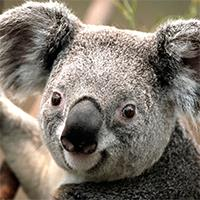
#> input picture Refracted/Input_Images/test2.png, 200 x 200 px, found by its file name
$ python QuadTree.py
#> lines starting #> are read from the running program, lines starting #| are printed output that depends on the picture; after the words box and inside, x2 and y2 are one past the last pixel; in counts of white or black regions, pixels touching at a corner belong together
import numpy as np
import pandas as pd
from scipy.fft import fft, dct, idct
import cv2
import math
from PIL import Image as im

pd.set_option('display.max_rows', 500)
pd.set_option('display.max_columns', 500)

PI = 3.14
IMAGE_ROWS = 8
IMAGE_COLS = 8
QUALITY = 2
RANGE_SIZE = 4
DOMAIN_SIZE = 8

C = []
Ct = []
all_range = []
all_ranges_indexes = []
edge_ranges = []
edge_ranges_indexes = []
edge_domains = []
edge_domains_indexes = []
not_edge_domains = []
not_edge_domains_indexes = []

# hex_squares_case1 = {
#     1: [(0, 0), (0, 1)],
#     2: [(0, 0), (0, 1), (1, 0), (1, 1), (2, 0), (2, 1)],
#     3: [(2, 0), (2, 1), (3, 0), (3, 1)],
#     4: [(0, 1), (0, 2), (0, 3), (1, 1), (1, 2)],
#     5: [(1, 1) ,(1, 2), (2, 1), (2, 2), (2, 3), (3, 1), (3, 2)],
#     6: [(3, 1), (3, 2)],
#     7: [(0, 3)],
#     8: [(0, 3), (1, 2), (1, 3), (2, 3)],
#     9: [(2, 3), (3, 2), (3, 3)]
# }

hex_squares_case1 = {
    1: [(0, 0), 0.25],
    2: [(0, 2), 0.25],
    3: [(0, 0), 0.375, (0, 1), 0.25],
    4: [(0, 0), 0.375, (0, 1), 0.25, (1, 0), 1, (1, 1), 0.5, (2, 0), 0.375, (2, 1), 0.25],
    5: [(2, 0), 0.375, (2, 1), 0.25, (3, 0), 1, (3, 1), 0.5],
    6: [(0, 1), 0.5, (0, 2),1 ,(0, 3), 0.25, (1, 1), 0.25, (1, 2), 0.375],
    7: [(1, 1), 0.25, (1, 2), 0.375, (2, 1), 0.5, (2, 2), 1, (2, 3), 0.25,(3, 1), 0.25,(3, 2), 0.375],
    8: [(3, 1), 0.25, (3, 2), 0.375],
    9: [(0, 3), 0.375],
    10: [(0, 3), 0.375, (1, 2), 0.5, (1, 3), 1, (2, 3), 0.375],
    11: [(2, 3), 0.375, (3, 2), 0.25, (3, 3), 1]
}

hex_squares_case2 = {
    1: [(0, 0), 0.25],
    2: [(0, 0), 0.25, (1, 0), 0.5, (2, 0), 0.25],
    3: [(2, 0), 0.25, (3, 0), 0.5],
    4: [(0, 0), 0.5, (0, 1), 1,  (0, 2), 0.25, (1, 0), (1, 1), 0.375],
    5: [(1, 0), 0.25, (1, 1), 0.375, (2, 0), 0.5, (2, 1), 1, (2, 2), 0.25, (3, 0), 0.25, (3, 1), 0.375],
    6: [(3, 0), 0.25, (3, 1), 0.375],
    7: [(0, 2), 0.375, (0, 3), 0.25],
    8: [(0, 2), 0.375, (0, 3), 0.25, (1, 1), 0.25, (1, 2), 1, (1, 3), 0.5, (2, 2), 0.375, (2, 3), 0.25],
    9: [(2, 2), 0.375, (2, 3), 0.25, (3, 1), 0.25, (3, 2), 1, (3, 3), 0.5],
    10:[(0, 3), 0.5,(1, 3), 0.25],
    11: [(1, 3), 0.25, (2, 3), 0.5],
    12: [(3, 3), 0.25]
}

# hex_squares_case2 = {
#     1: [(0, 0)],
#     2: [(0, 0), (1, 0), (2, 0)],
#     3: [(2, 0), (3, 0)],
#     4: [(0, 0), (0, 1), (0, 2), (1, 0, (1, 1))],
#     5: [(1, 0), (1, 1) ,(2, 0), (2, 1), (2, 2), (3, 0), (3, 1)],
#     6: [(3, 0), (3, 1)],
#     7: [(0, 2), (0, 3)],
#     8: [(0, 2), (0, 3), (1, 1), (1, 2), (1, 3), (2, 2), (2, 3)],
#     9: [(2, 2), (2, 3), (3, 1), (3, 2), (3, 3)],
#     10:[(0, 3), (1, 3)],
#     11: [(1, 3), (2, 3)],
#     12: [(3, 3)]
# }

# hex_squares_case3 = {
#     1: [(0, 0),(0, 1),(1, 0)],
#     2: [(1, 0),(2, 0),(2, 1),(3, 0)],
#     3: [(3, 0)],
#     4: [(0, 1),(0, 2)],
#     5: [(0, 1),(0, 2),(1, 0),(1, 1),(1, 2),(2, 1),(2, 2)],
#     6: [(2, 1),(2, 2),(3, 0),(3, 1),(3, 2)],
#     7: [(0, 2),(0, 3),(1, 2),(1, 3)],
#     8: [(1, 2),(1, 3),(2, 2),(2, 3),(3, 2),(3, 3)],
#     9: [(3, 2),(3, 3)]
# }

hex_squares_case3 = {
    1: [(0, 0), 1, (0, 1), 0.25, (1, 0), 0.375],
    2: [(1, 0), 0.375, (2, 0), 1, (2, 1), 0.25, (3, 0), 0.375],
    3: [(3, 0), 0.375],
    4: [(0, 1), 0.375, (0, 2), 0.25],
    5: [(0, 1), 0.375, (0, 2), 0.25, (1, 0), 0.25, (1, 1), 1, (1, 2), 0.5, (2, 1), 0.375, (2, 2), 0.25],
    6: [(2, 1), 0.375, (2, 2), 0.25, (3, 0), 0.25, (3, 1), 1, (3, 2), 0.5],
    7: [(0, 2), 0.5, (0, 3), 1, (1, 2), 0.5, (1, 3), 0.375],
    8: [(1, 2), 0.25, (1, 3), 0.375, (2, 2), 0.5, (2, 3), 1, (3, 2), 0.25, (3, 3), 0.375],
    9: [(3, 2), 0.25, (3, 3), 0.375],
    10: [(1, 3), 0.25],
    11: [(3, 3), 0.25]
}

##########################################
# Read Data
##########################################

img = cv2.imread('./Test Image/test2.png')
#> img is the input picture: shape (200, 200, 3); mean B, G, R 107.9, 118.4, 126.4
img_gray = cv2.cvtColor(img, cv2.COLOR_BGR2GRAY)
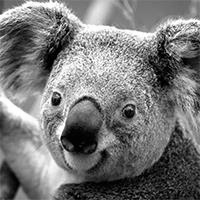
#> img_gray: shape (200, 200); min 0, max 255, mean 119.6
img_blur = cv2.GaussianBlur(img_gray, (3,3), 0)
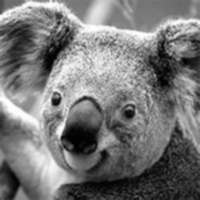
#> img_blur: shape (200, 200); min 1, max 254, mean 119.6
edges = cv2.Canny(image=img_blur, threshold1=100, threshold2=200) # Canny Edge Detection
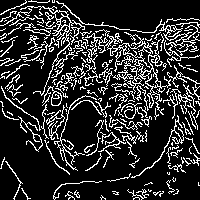
#> edges: shape (200, 200); 18.1% white in thin lines or dots


input_arr = img_gray[0:IMAGE_ROWS, 0:IMAGE_COLS]
print(f"Printing input array: \n {input_arr}")
#| Printing input array:
#|  [[ 83  82  84  93 104 112 113 110]
#|  [ 74  73  76  84  96 104 105 103]
#|  [ 73  72  75  84  97 105 106 105]
#|  [ 75  74  77  87 100 109 110 109]
#|  [ 73  73  76  85  98 107 109 107]
#|  [ 76  75  78  87  99 108 109 107]
#|  [ 81  80  82  91 103 111 112 110]
#|  [ 81  80  82  90 102 109 110 108]]

edges = edges[0:IMAGE_ROWS, 0:IMAGE_COLS]
# print(f"Printing edges array: \n {edges}")

#################################################################
# ALL FUNCTIONS
#################################################################

def create_cosine_matrix(C , Ct):
    matrix_dict = {
        "C": [],
        "Ct": []
    }
    for j in range (0, IMAGE_ROWS):
        C[0][j] = 1.0 / math.sqrt(IMAGE_ROWS)
        Ct[j][0] = C[0][j]

    for i in range (1, IMAGE_ROWS):
        for j in range(0, IMAGE_COLS):
            C[i][j] = math.sqrt(2.0 / IMAGE_ROWS) * math.cos((( 2 * j + 1 ) * i * PI) / (2.0 * IMAGE_ROWS))
            Ct[j][i] = C[i][j]

    matrix_dict["C"] = C
    matrix_dict["Ct"] = Ct
    return matrix_dict

##################################

def perform_DCT(C, Ct, input_arr, intermediate, DCT):
    for i in range(IMAGE_ROWS):
        for j in range(IMAGE_COLS):
            for k in range(IMAGE_ROWS):   # either IMAGE_ROWS or IMAGE_COLS
                intermediate[i][j] += Ct[i][k] * input_arr[k][j]

    for i in range(IMAGE_ROWS):
        for j in range(IMAGE_COLS):
            for k in range(IMAGE_ROWS):
                DCT[i][j] += intermediate[i][k] * C[k][j]
    return DCT

#################################

def quantize(quantum, DCT, quantizedDCT, QUALITY):
    # Defining the quantization matrix
    for i in range (0, IMAGE_ROWS):
        for j in range(0, IMAGE_COLS):
            quantum[i][j] = 1 + ((1 + i + j) * QUALITY)

    # Final updated DCT matrix with quantization
    for i in range (0, IMAGE_ROWS):
        for j in range(0, IMAGE_COLS):
            quantizedDCT[i][j] = DCT[i][j] / quantum[i][j]

    # Converting elements to integers
    for i in range (0, IMAGE_ROWS):
        for j in range(0, IMAGE_COLS):
            quantizedDCT[i][j] = int(quantizedDCT[i][j])
    return quantizedDCT

#################################

def is_edge(block):
    if np.sum(block) > 0:
            return True
    return False

##################################

def check_features(block):
    features = {
        "edge": False
    }
    if (is_edge(block)):
        features["edge"] = True
    return features

##################################

# [16 lines left out: function convert_domain_to_4x4, not called in this run]

##################################

def find_case(i):
    case_info = {
        "case_no": {},
        "hex_count": 0
    }
    if (i % 3 == 0):
        case_info["case_no"] = hex_squares_case1
        case_info["hex_count"] = 9
    elif (i % 3 == 1):
        case_info["case_no"] = hex_squares_case2
        case_info["hex_count"] = 12
    else:
        case_info["case_no"] = hex_squares_case3
        case_info["hex_count"] = 9
    return case_info

##################################

def find_hex_intensity(block, case):
    intensity = {
        1:0,
        2:0,
        3:0,
        4:0,
        5:0,
        6:0,
        7:0,
        8:0,
        9:0,
        10:0,
        11:0,
        12:0
    }
    for key in case:
        sq_pixel_sum = 0
        for i in range(len(case[key])):
            sq_pixel_sum += block[case[key][i][0]][case[key][i][1]] * case[key][i+1]
            i += 2
        # for co_ordinate in case[key]:
        #     sq_pixel_sum += block[co_ordinate[0]][co_ordinate[1]]
        # print(sq_pixel_sum)
        sq_pixel_sum /= len(case[key])
        intensity[key] = (sq_pixel_sum)
    return intensity

##################################

# [42 lines left out: functions find_contrast, find_brightness, find_rms_error, not called in this run]

##################################

def save_image(image_name, IMAGE_ROWS, IMAGE_COLS):
    image_name = im.fromarray(input_arr[0:IMAGE_ROWS, 0:IMAGE_COLS])
    image_name.save('image_name.png')


#################################################################
# Creating Cosine matrix, performing DT and Quantization
#################################################################
C = [[0.0] * IMAGE_COLS for i in range(IMAGE_ROWS)]
Ct = [[0.0] * IMAGE_COLS for i in range(IMAGE_ROWS)]

intermediate  = [[0.0]*IMAGE_COLS for i in range(IMAGE_ROWS)]
DCT  = [[0.0]*IMAGE_COLS for i in range(IMAGE_ROWS)]

quantum = [[0]*IMAGE_COLS for i in range(IMAGE_ROWS)]
quantizedDCT = [[0]*IMAGE_COLS for i in range(IMAGE_ROWS)]

matrix_dict = create_cosine_matrix(C, Ct)
C = matrix_dict["C"]
Ct = matrix_dict["Ct"]
DCT = perform_DCT(C, Ct, input_arr, intermediate, DCT)
#> after the loop in perform_DCT, `for i in range(IMAGE_ROWS):`: intermediate = 8 items
#> DCT = 8 items
quantizedDCT = quantize(quantum, DCT, quantizedDCT, QUALITY)
#> after the loop in quantize, `for i in range (0, IMAGE_ROWS):`: quantizedDCT = [[204, -54, 22, -5, 7, -1, 2, 0], [-34, 11, -5, 1, -1, 0, 0, 0], [21, -6, 3, 0, 1, 0, 0, 0], [-5, 1, 0, 0, 0, 0, 0, 0], [7, -2, 1, 0, 0, 0, 0, 0], [0, 0, 0, 0, 0, 0, 0, 0], [3, -1, 0, 0, 0, 0, 0, 0], [1, 0, 0, 0, 0, 0, 0, 0]]
input_arr = np.array(quantizedDCT)

# Printing matrix
# print(f"\n Cosine Matrix: \n {C}")
# print(f"\n DCT: \n {DCT}")
# print(f"\n Quantized DCT: \n {quantizedDCT}")
print(f"\n Updated input arrray: \n {input_arr}")
#|  Updated input arrray:
#|  [[204 -54  22  -5   7  -1   2   0]
#|  [-34  11  -5   1  -1   0   0   0]
#|  [ 21  -6   3   0   1   0   0   0]
#|  [ -5   1   0   0   0   0   0   0]
#|  [  7  -2   1   0   0   0   0   0]
#|  [  0   0   0   0   0   0   0   0]
#|  [  3  -1   0   0   0   0   0   0]
#|  [  1   0   0   0   0   0   0   0]]

# original_scipy = idct(DCT)
# print(f"\n Inverse DCT using scipy: \n {original_scipy}")

################### DOUBT ##############################

# Do we have to find edges on the original input array or on the transformed quantized DCT array?

#  if find edge on quantized array
    # img_gray = cv2.cvtColor(input_arr, cv2.COLOR_BGR2GRAY)
    # img_blur = cv2.GaussianBlur(img_gray, (3,3), 0)
    # edges = cv2.Canny(image=img_blur, threshold1=100, threshold2=200) # Canny Edge Detection
    # print(f"Printing UPDATED edges array: \n {edges}")

#  But here, cv2.cvtColor(input_arr, cv2.COLOR_BGR2GRAY), input array must be 3d, i.e. color image with 3 channels RGB

#################################################################
# CREATING RANGE POOL AND CLASSIFY
#################################################################

input_arr = np.array(input_arr)
edges = np.array(edges)

no_of_range_in_row = (int)(IMAGE_COLS / 4)
row = 0
col = 0
for i in range(no_of_range_in_row):
    for j in range(no_of_range_in_row):
        temp_range = input_arr[row:row+4, col:col+4]
        all_range.append(temp_range)
        all_ranges_indexes.append((row, col))
        # classifying ranges
        # print(f"Checking features on this array {edges[row:row+4, col:col+4]}")
        features_range = check_features(edges[row:row+4, col:col+4])
        if (features_range["edge"]):
            edge_ranges.append(temp_range)
            edge_ranges_indexes.append((row,col))
        col += 4
    row += 4
    col = 0
#> after the loop, all_range = 4 items; all_ranges_indexes = [(0, 0), (0, 4), (4, 0), (4, 4)]; edge_ranges = []; edge_ranges_indexes = []; row = 8

# [4 lines of commented-out code are left out]
print(f"\n Printing length of all_range: {len(all_range)}")
#|  Printing length of all_range: 4
print(f"\n Length of edge_ranges list = {len(edge_ranges)}")
#|  Length of edge_ranges list = 0


#################################################################
# CREATING DOMAIN POOL AND CLASSIFY
#################################################################

no_of_domain_in_row = IMAGE_COLS - DOMAIN_SIZE + 1
temp_input_arr = input_arr
temp_domain = [[0]*DOMAIN_SIZE for i in range(DOMAIN_SIZE)]

row_overlaps = 0
col_overlaps = 0
while(col_overlaps < no_of_domain_in_row):
    while(row_overlaps < no_of_domain_in_row):
        temp_domain = [[0]*DOMAIN_SIZE for i in range(DOMAIN_SIZE)]
        for i in range (DOMAIN_SIZE):
            for j in range (DOMAIN_SIZE):
                temp_domain[i][j] = input_arr[i + col_overlaps][j+row_overlaps]
        # classifying domains
        # print(f"Checking features on this array {edges[col_overlaps:col_overlaps+DOMAIN_SIZE, row_overlaps:row_overlaps+DOMAIN_SIZE]}")
        features_range = check_features(edges[col_overlaps:col_overlaps+DOMAIN_SIZE, row_overlaps:row_overlaps+DOMAIN_SIZE])
        if (features_range["edge"]):
            edge_domains.append(temp_domain)
            edge_domains_indexes.append((col_overlaps, row_overlaps))
        else:
            not_edge_domains.append(temp_domain)
            not_edge_domains_indexes.append((col_overlaps, row_overlaps))
        row_overlaps += 1
    col_overlaps += 1
    row_overlaps = 0
#> after the loop, col_overlaps = 1; edge_domains = []; edge_domains_indexes = []; not_edge_domains = [[[204, -54, 22, -5, 7, -1, 2, 0], [-34, 11, -5, 1, -1, 0, 0, 0], [21, -6, 3, 0, 1, 0, 0, 0], [-5, 1, 0, 0, 0, 0, 0, 0], [7, -2, 1, 0, 0, 0, 0, 0], [0, 0, 0, 0, 0, 0, 0, 0], [3, -1, 0, 0, 0, 0, 0, 0], [1, 0, 0, 0, 0, 0, 0, 0]]]; not_edge_domains_indexes = [(0, 0)]


# print(f"\n edge_domains list = {edge_domains}")
# print(f"\n not_edge_domains list = {not_edge_domains}")
print(f"\n Printing length of edge_domains: {len(edge_domains)}")
#|  Printing length of edge_domains: 0
print(f"\n Printing length of not_edge_domains: {len(not_edge_domains)}")
#|  Printing length of not_edge_domains: 1

# #################################################################
# MAIN ALGORITHM
# #################################################################

# [15 lines left out: function set_encoding_file_data, not called in this run]

encoding_file_data = []
encoding_file_index = 0

for i in range(len(all_range)):
    print(f"############ Range {i} ############")
    case_info = find_case(i)
    best_rms_error = 1000000000
    range_index = (0, 0)
    domain_index = (0, 0)
    contrast = 0
    brightness = 0
#> (the run stopped early here; a loop or call above may not have finished)

$ run again, with Refracted/Input_Images/test4.png copied over Refracted/Input_Images/test2.png
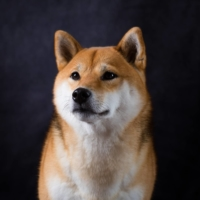
#> input picture Refracted/Input_Images/test4.png, 200 x 200 px, found by its file name
#> img is the input picture: shape (200, 200, 3); mean B, G, R 61.1, 63.8, 73.8
#> `img_gray = cv2.cvtColor(img, cv2.COLOR_BGR2GRAY)`:
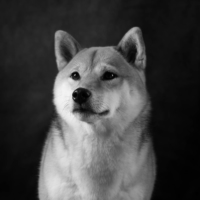
#> img_gray: shape (200, 200); min 0, max 243, mean 66.5
#> `edges = cv2.Canny(image=img_blur, threshold1=100, threshold2=200)`:
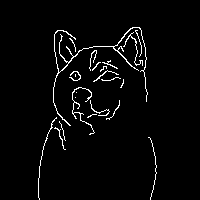
#> edges: shape (200, 200); 3% white in thin lines or dots, all inside (x1, y1, x2, y2) = (38, 27, 157, 200)
#| Printing input array:
#|  [[24 25 27 27 26 25 24 23]
#|  [24 26 27 27 27 26 24 24]
#|  [25 26 27 27 27 27 25 25]
#|  [26 26 27 27 27 27 26 25]
#|  [27 27 27 27 27 27 27 26]
#> (further printed lines are left out)
#> after the loop in perform_DCT, `for i in range(IMAGE_ROWS):`: intermediate = 8 items
#> after the loop in quantize, `for i in range (0, IMAGE_ROWS):`: quantizedDCT = [[61, -9, 4, -1, 1, 0, 0, 0], [-10, 2, -1, 0, 0, 0, 0, 0], [5, -1, 0, 0, 0, 0, 0, 0], [-1, 0, 0, 0, 0, 0, 0, 0], [1, 0, 0, 0, 0, 0, 0, 0], [0, 0, 0, 0, 0, 0, 0, 0], [0, 0, 0, 0, 0, 0, 0, 0], [0, 0, 0, 0, 0, 0, 0, 0]]
#|  Updated input arrray:
#|  [[ 61  -9   4  -1   1   0   0   0]
#|  [-10   2  -1   0   0   0   0   0]
#|  [  5  -1   0   0   0   0   0   0]
#|  [ -1   0   0   0   0   0   0   0]
#|  [  1   0   0   0   0   0   0   0]
#> (further printed lines are left out)
#> after the loop `for i in range(no_of_range_in_row):`: all_range = [[[61, -9, 4, -1], [-10, 2, -1, 0], [5, -1, 0, 0], [-1, 0, 0, 0]], [[1, 0, 0, 0], [0, 0, 0, 0], [0, 0, 0, 0], [0, 0, 0, 0]], [[1, 0, 0, 0], [0, 0, 0, 0], [0, 0, 0, 0], [0, 0, 0, 0]], [[0, 0, 0, 0], [0, 0, 0, 0], [0, 0, 0, 0], [0, 0, 0, 0]]]; all_ranges_indexes = [(0, 0), (0, 4), (4, 0), (4, 4)]; edge_ranges = []; row = 8
#|  Printing length of all_range: 4
#|  Length of edge_ranges list = 0
#> after the loop `while(col_overlaps < no_of_domain_in_row):`: col_overlaps = 1; edge_domains = []; not_edge_domains = [[[61, -9, 4, -1, 1, 0, 0, 0], [-10, 2, -1, 0, 0, 0, 0, 0], [5, -1, 0, 0, 0, 0, 0, 0], [-1, 0, 0, 0, 0, 0, 0, 0], [1, 0, 0, 0, 0, 0, 0, 0], [0, 0, 0, 0, 0, 0, 0, 0], [0, 0, 0, 0, 0, 0, 0, 0], [0, 0, 0, 0, 0, 0, 0, 0]]]; not_edge_domains_indexes = [(0, 0)]
#|  Printing length of edge_domains: 0
#|  Printing length of not_edge_domains: 1
